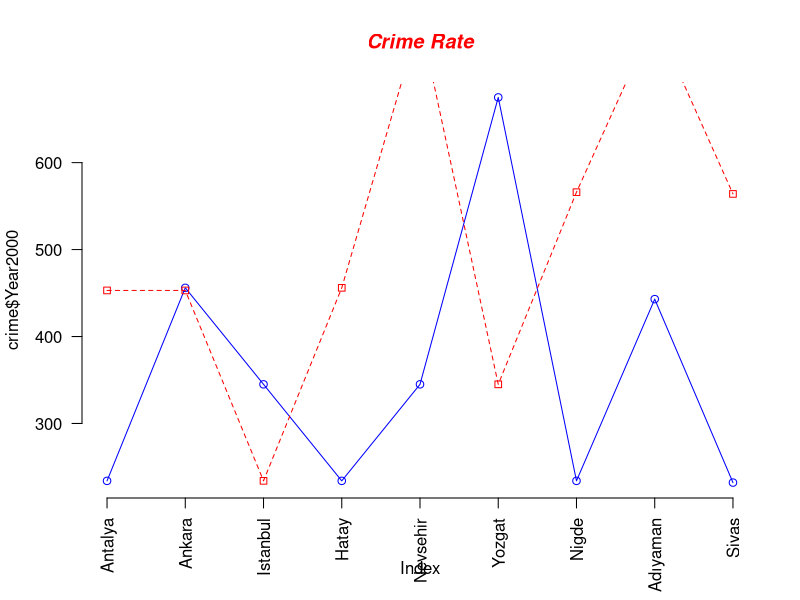

This chart was generated by the following R code:
# Line of graphs

setwd("~/Google Drive/repos/r/Data Visualization/3-Types of Graphs/")
library(readxl)
crime<-read_excel("2-crime.xlsx")
View(crime)

# plot line graph of year 2000
plot(crime$Year2000, type="o",col="blue",axes = FALSE)

# Make x axis using crime state labels
axis(1,at=1:9,lab=crime$City,las=2)
axis(2,las=1)

# plot crime rate of year 2016
lines(crime$Year2016, type="o", pch=22, lty=2, col="red")

# create a title with a red, bold/italic title
title(main = "Crime Rate",col.main="red",font.main=4)
